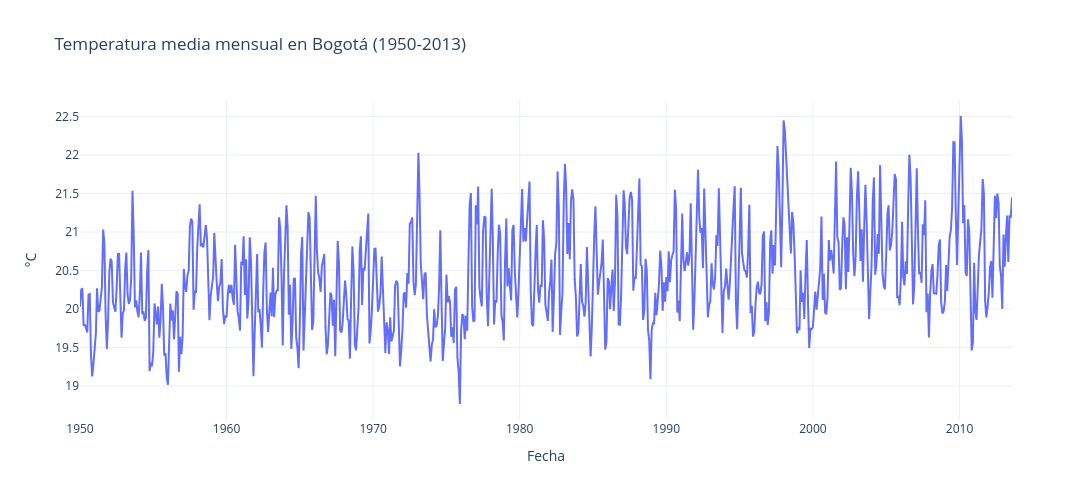

Notebook code for this chart:
### Markdown cell above
## Paso 4 — Gráfica de la serie (como el Caso 3)

### Code cell
fig = px.line(
    bog,
    x="FECHA",
    y="TEMP",
    title="Temperatura media mensual en Bogotá (1950-2013)",
    labels={
        "FECHA": "Fecha",
        "TEMP": "°C"
    }
)

fig.update_layout(
    template="plotly_white",
    showlegend=False,
    width=1300,
    height=500
)

fig.show()

print("Serie graficada")

### Figure 1 — Plotly figure (JSON) as saved in the notebook; plotly's stock layout.template omitted (floating-point values rounded to 4 significant figures; data arrays with more than 128 entries replaced by an {"elided": "..."} marker saying what was removed)
{"data": [{"hovertemplate": "Fecha=%{x}<br>°C=%{y}<extra></extra>", "legendgroup": "", "line": {"color": "#636efa", "dash": "solid"}, "marker": {"symbol": "circle"}, "mode": "lines", "name": "", "orientation": "v", "showlegend": false, "type": "scatter", "x": {"elided": "764 str values"}, "xaxis": "x", "y": {"elided": "764 float values"}, "yaxis": "y"}], "layout": {"height": 500, "legend": {"tracegroupgap": 0}, "showlegend": false, "title": {"text": "Temperatura media mensual en Bogotá (1950-2013)"}, "width": 1300, "xaxis": {"anchor": "y", "domain": [0, 1], "title": {"text": "Fecha"}}, "yaxis": {"anchor": "x", "domain": [0, 1], "title": {"text": "°C"}}}}
